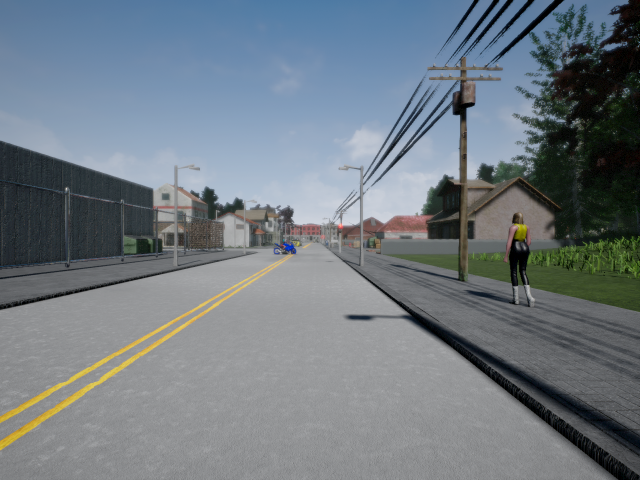
#> input picture Course-Three/Module 1/stereo_set/frame_00077_1547042741L.png, 1280 x 960 px (shown at 1/2 size)
$ jupyter execute 'Applying Stereo Depth to a Driving Scenario.ipynb'   (shell and % lines are left out)
#> lines starting #> are read from the running program, lines starting #| are printed output that depends on the picture
### Course-Three/Module 1/files_management.py
import csv
import numpy as np
import cv2


def get_projection_matrices():
    """Frame Calibration Holder
    3x4    p_left, p_right      Camera P matrix. Contains extrinsic and intrinsic parameters.
    """
    p_left = np.array([[640.0,   0.0, 640.0, 2176.0],
                       [  0.0, 480.0, 480.0,  552.0],
                       [  0.0,   0.0,   1.0,    1.4]])
    p_right = np.array([[640.0,   0.0, 640.0, 2176.0],
                       [   0.0, 480.0, 480.0,  792.0],
                       [   0.0,   0.0,   1.0,    1.4]])
    return p_left, p_right


def read_left_image():
    return cv2.imread("stereo_set/frame_00077_1547042741L.png")[...,::-1]


def read_right_image():
    return cv2.imread("stereo_set/frame_00077_1547042741R.png")[...,::-1]
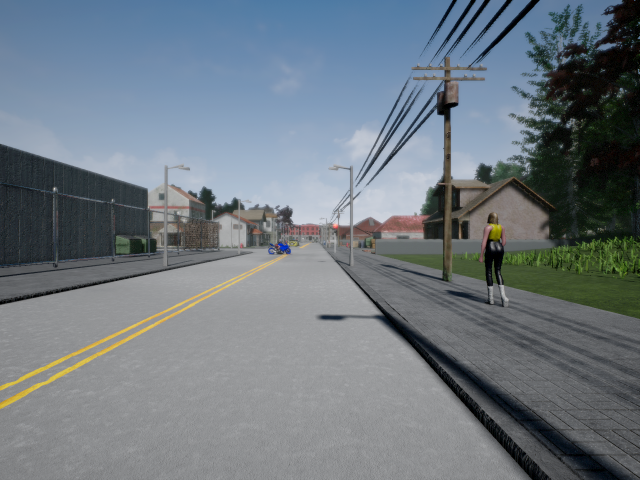
#> input picture Course-Three/Module 1/stereo_set/frame_00077_1547042741R.png, 1280 x 960 px (shown at 1/2 size)
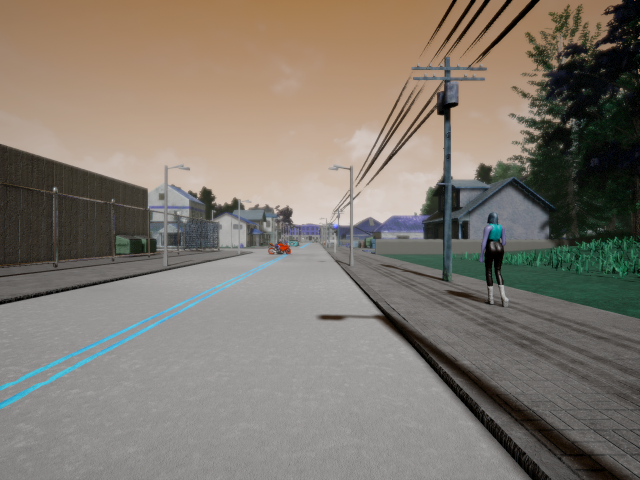
#> returned value: shape (960, 1280, 3) (shown at 1/2 size); mean of channels 0, 1, 2 110.9, 120.5, 128.2; drawn as B, G, R


def get_obstacle_image():
    img_left_colour = read_left_image()
    return img_left_colour[479:509, 547:593, :]

### Course-Three/Module 1/Applying Stereo Depth to a Driving Scenario.ipynb
# Applying Stereo Depth to a Driving Scenario
Now that you've reviewed the algorithms behind stereo vision and cross correlation we can begin to tackle real-world examples (Actually, we'll use images from the Carla simulator, so I suppose real-world-like would be more appropriate). This is an ungraded practice assignment. This exercise gives you a brief introduction to using Python to implement what you've recently learned in order to find the distance to collision with an obstacle.

#### Instructions:

- You will be using Python 3.
- Avoid using for-loops and while-loops, unless you are explicitly told to do so.
- After coding your function, run the cell right below it to check if your result is correct.

#### After this assignment you will:

- Be able to use OpenCV to complete standard vision tasks.
- Understand the process of obtaining depth from a pair of stereo images and their respective projection matrices.
- Understand the advantages of cross-correlation for localization of important information in an image.

#### Feedback:
As this is a practice assignment, you have access to the assignment solution. We recommend that you use OpenCV documentation for solving the assignment and refer to the solution only after you finish this practice exercise.


Let's go!

## 1 - Getting Set-up

First, let's run the cell below to import all the packages that you will need during this assignment.
- [numpy](www.numpy.org) is the fundamental package for scientific computing with Python.
- [matplotlib](http://matplotlib.org) is a famous library to plot graphs in Python.
- [cv2] (https://opencv.org) is the most used library for computer vision applications in Python.
- The `files_management` package contains pre-developed functions for importing data for the assignment.

[cell 1]
import numpy as np
import cv2
from matplotlib import pyplot as plt
from matplotlib import patches


import files_management

Now, let's get the pair of stereo images you will work with. The following code will load the images and then display them for you.

[cell 2]
# Read the stereo-pair of images
img_left = files_management.read_left_image()
img_left = cv2.blur(img_left,(7,7))

img_right = files_management.read_right_image()
img_right = cv2.blur(img_right,(7,7))

# Use matplotlib to display the two images
_, image_cells = plt.subplots(1, 2, figsize=(20, 20))
image_cells[0].imshow(img_left)
image_cells[0].set_title('left image')
image_cells[1].imshow(img_right)
image_cells[1].set_title('right image')
plt.show()
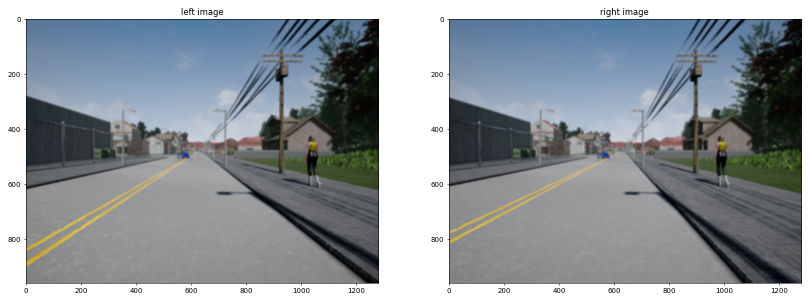
#> figure drawn by matplotlib, 2 panels

[cell 3]
# Large plot of the left image
plt.figure(figsize=(16, 12), dpi=100)
plt.imshow(img_left)

To go with these images are their respective projection matrices. Let's run the following to gather these and print them.

[cell 4]
# Read the calibration
p_left, p_right = files_management.get_projection_matrices()

# Use regular numpy notation instead of scientific one
np.set_printoptions(suppress=True)

print("p_left \n", p_left)
print("\np_right \n", p_right)

With this information we can move into finding the depth of the scene.

## 2 - Estimating Depth

As we covered in Module 1 Lesson 3 Part 1, we can estimate the depth of a stereo scene using the following sequence of actions:
1. Determine the disparity between the two images.
2. Decompose the projection matrices into the camera intrinsic matrix $K$, and extrinsics $R$, $t$.
3. Estimate depth using what we've gathered in the two prior steps.

### 2.1 - Computing the Disparity

It's time we began exploring some OpenCV functions. The following `compute_left_disparity_map` function is expected to recieve a stereo pair of images and return a disparity map from the perspective of the left camera.

There are two OpenCV functions that we can use to compute a disparity map [StereoBM](https://docs.opencv.org/3.4.3/d9/dba/classcv_1_1StereoBM.html) and [StereoSGBM](https://docs.opencv.org/3.4.3/d2/d85/classcv_1_1StereoSGBM.html).

**Note**: if the disparity output is set to 16-bit fixed-point, you will need to divide the output by 16 to obtain the true disparity values. This is because the output has a precision of 1/16, so the bits are shifted left by 4 (corresponding to multiplication by 16). If the disparity output is set to 32-bit floating point, no division by 16 is needed. You can check OpenCV's [compute](https://docs.opencv.org/3.4.3/d2/d6e/classcv_1_1StereoMatcher.html#a03f7087df1b2c618462eb98898841345) function for more details.

Once you've chosen the matcher to use you can call `matcher.compute(img_left, img_right)` to generate the disparity output.

**Note**: make sure you are using grayscale images for the `matcher.compute()` method. You can use `cvtColor()` to convert an image from the RGB color space to grayscale in the following way:

`img_g = cv2.cvtColor(img_rgb, code)`

Parameters:

- `img_rgb` - an RGB image

- `code` - color space conversion code, e.g. `cv2.COLOR_BGR2GRAY` for grayscale

- `img_g` - the image converted to grayscale

For more information on `cvtColor()` please refer to the [corresponding OpenCV documentation](https://docs.opencv.org/3.4/d8/d01/group__imgproc__color__conversions.html#ga397ae87e1288a81d2363b61574eb8cab)

[cell 5]
def compute_left_disparity_map(img_left, img_right):

    ### START CODE HERE ###

    # Parameters
    num_disparities = 6*16
    block_size = 11

    min_disparity = 0
    window_size = 6

    img_left = cv2.cvtColor(img_left, cv2.COLOR_BGR2GRAY)
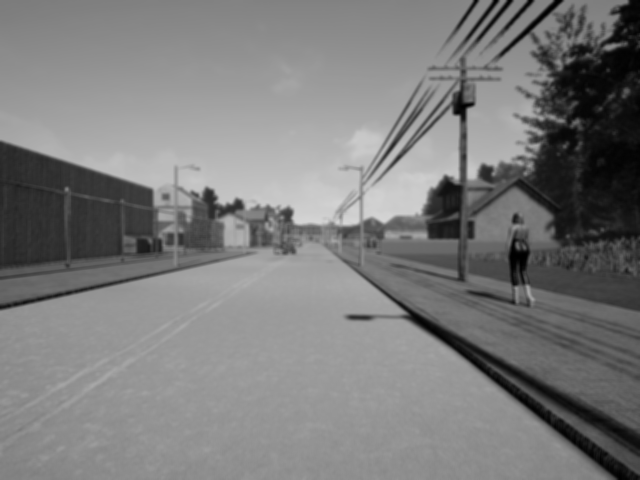
#> img_left: shape (960, 1280) (shown at 1/2 size); min 0, max 213, mean 123.4
    img_right = cv2.cvtColor(img_right, cv2.COLOR_BGR2GRAY)
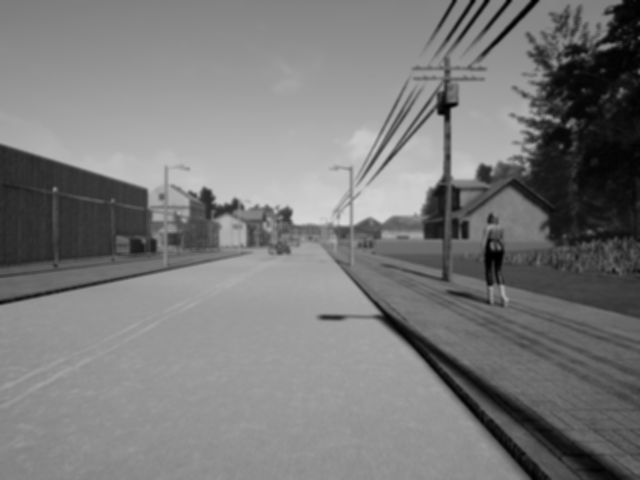
#> img_right: shape (960, 1280) (shown at 1/2 size); min 0, max 214, mean 121.6


    # [7 lines of commented-out code are left out]
    left_matcher_SGBM = cv2.StereoSGBM_create(
        minDisparity=min_disparity,
        numDisparities=num_disparities,
        blockSize=block_size,
        P1=8 * 3 * window_size ** 2,
        P2=32 * 3 * window_size ** 2,
        mode=cv2.STEREO_SGBM_MODE_SGBM_3WAY
    )

    # Compute the left disparity map

    disp_left = left_matcher_SGBM.compute(img_left, img_right)
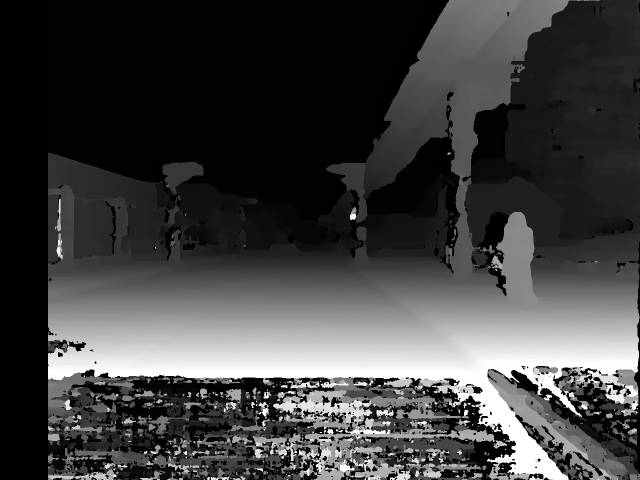
#> disp_left: shape (960, 1280) int16 (shown at 1/2 size); min -16, max 1520, mean 376.4; drawn with min black and max white
    print(disp_left.dtype)
#| int16
    disp_left = disp_left.astype(np.float32)/16

    ### END CODE HERE ###

    return disp_left

[cell 6]
img_left.dtype

In order to get an idea of how the parameters and choice of matcher change the resulting disparity map you can run the following code to visualize it.

As you will find while you continue in this course, your choices in paramters will have to vary to fit the data being provided. Take some time to experiment with different combinations, and both of the matchers to see which best fits the images you have been provided.

Don't forget to read about the functions and the restrictions on the paramters.

[cell 7]
# Compute the disparity map using the fuction above
disp_left = compute_left_disparity_map(img_left, img_right)

# Show the left disparity map
plt.figure(figsize=(10, 10))
plt.imshow(disp_left)
plt.show()

### 2.2 - Decompose the projection matrices

In Lesson 2 we touched on how to decompose a projection matrix $P$:
1. Represent $P$ as a combination of the intrinsic parameters $K$ and the extrinsic rotation $R$ and translation $t$ as follows:
$$ $$
$$P = K[R|t]$$
$$ $$
2. Take the inverse of $KR$, which allows us to perform QR-decomposition to get $R^{-1}$ and $K^{-1}$:
$$ $$
$$(KR)^{-1} = R^{-1}K^{-1}$$
$$ $$
3. From here it would seem as though we could easily determine $K$, $R$, and $t$.

Unfortunately, this isn't as simple as it seems due to the QR-decomposition isn't unique. This results in us having to check the signs of the diagonal of the $K$ matrix and adjust $R$ appropriately. We must also make assertions about the directions of our camera and image x, y, and z axes.

Luckily for us, OpenCV provides us with a single function that does all of this. Using cv2.[decomposeProjectionMatrix()](https://docs.opencv.org/3.4.3/d9/d0c/group__calib3d.html#gaaae5a7899faa1ffdf268cd9088940248). Use this function below to extract the required matrices.

**Note**: After carrying out the matrix multiplication, the homogeneous component $w_c$ will, in general, not be equal to 1. Therefore, to map back into the real plane we must perform the homogeneous divide or perspective divide by dividing each component by $w_c$

#### Optional
You can optionally use the space in the function below to try your hand at finding $K$, $R$, and $t$ manually. The numpy functions `np.linalg.inv()`, `np.linalg.qr()`, and `np.matmul()` would be of help in this case.
You can use the following code block to compare your resulting $K$, $R$, and $t$ with those returned by the OpenCV function.

[cell 8]
def decompose_projection_matrix(p):

    ### START CODE HERE ###

    k, r, t, _, _, _, _ = cv2.decomposeProjectionMatrix(p)
    t = t / t[3]

    ### END CODE HERE ###

    return k, r, t

The following code section uses your function above to decompose and print all of the matrices from the left and right projection matrices.

[cell 9]
# Decompose each matrix
k_left, r_left, t_left = decompose_projection_matrix(p_left)
k_right, r_right, t_right = decompose_projection_matrix(p_right)

# Display the matrices
print("k_left \n", k_left)
print("\nr_left \n", r_left)
print("\nt_left \n", t_left)
print("\nk_right \n", k_right)
print("\nr_right \n", r_right)
print("\nt_right \n", t_right)

### 2.3 - Generate the depth map

Lesson 3 explains how to derive the depth from a pair of images taken with a stereo camera setup. Recall the sequence of this procedure:

1. Get the focal length $f$ from the $K$ matrix
2. Compute the baseline $b$ using corresponding values from the translation vectors $t$
3. Compute depth map of the image: $$Z = \frac{f b}{x_L - x_R} = \frac{f b}{d}$$ In the above equation, $d$ is a disparity map which we have already computed in one of the previous steps in this assignment.

**Your task**: Complete the `calc_depth_map` function below to return a depth map of the same dimensions as the disparity map being provided.

**Note:** Don't forget to address problematic disparities (the ones having of 0 and -1) to eliminate potential computational issues.

[cell 10]
def calc_depth_map(disp_left, k_left, t_left, t_right):

    ### START CODE HERE ###

    # Get the focal length from the K matrix
    f = k_left[0, 0]

    # Get the distance between the cameras from the t matrices (baseline)
    b = t_left[1] - t_right[1]

    # Replace all instances of 0 and -1 disparity with a small minimum value (to avoid div by 0 or negatives)
    disp_left[disp_left == 0] = 0.1
    disp_left[disp_left == -1] = 0.1
#> disp_left: shape (960, 1280) float32; min 0.1, max 95, mean 23.7

    # Initialize the depth map to match the size of the disparity map
    depth_map = np.ones(disp_left.shape, np.single)

    # Calculate the depths
    depth_map[:] = f * b / disp_left[:]
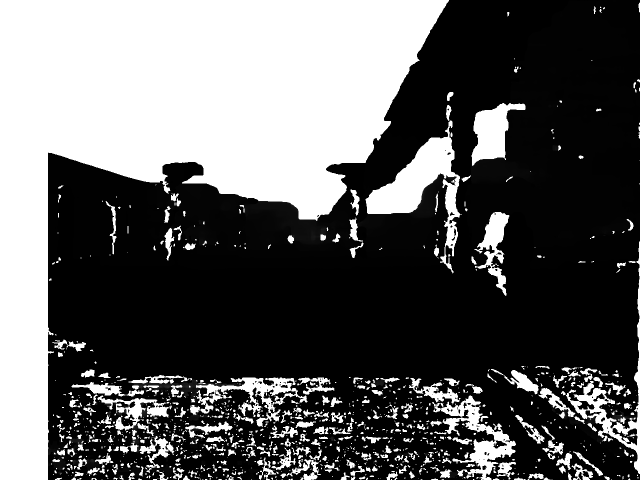
#> depth_map: shape (960, 1280) float32 (shown at 1/2 size); min 3.37, max 3200, mean 1194.8; drawn with min black and max white

    ### END CODE HERE ###

    return depth_map

Below we call the calc_depth_map function to generate a depth map for the disparity map we found in 2.1.

The depth map is displayed for reference.

[cell 11]
# Get the depth map by calling the above function
depth_map_left = calc_depth_map(disp_left, k_left, t_left, t_right)

# Display the depth map
plt.figure(figsize=(8, 8), dpi=100)
plt.imshow(depth_map_left, cmap='flag')
plt.show()

Excellent! Now you have successfully used a stereo pair of images to determine the depth of a scene!

## 3 - Finding the distance to collision

While we may have a map of the depths of each pixel in the scene, our system does not yet know which of these pixels are safe (like the road) or a potential obstacle (like a motorcycle). To find these objects of interest we run an object detector that has been trained to select a rectangular section containing the object we are concerned about. Object detection will be covered in future modules, so for now we will just work with the motorcycle image that was identified by the detector.

Run the following section of code to read the motorcycle image and display it.

[cell 12]
# Get the image of the obstacle
obstacle_image = files_management.get_obstacle_image()
#> in get_obstacle_image, `return img_left_colour[479:509, 547:593, :]`:
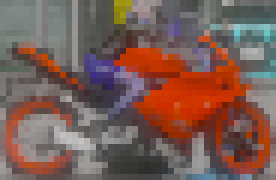
#> returned value: shape (30, 46, 3) (shown 6 times larger); mean of channels 0, 1, 2 85.1, 92.9, 121.6; drawn as B, G, R

# Show the obstacle image
plt.figure(figsize=(4, 4))
plt.imshow(obstacle_image)
plt.show()

What we would like to do now is have the system automatically determine where this obstacle is in the scene. For this we will use cross correlation as described in Lesson 4. As described in the lesson, the algorithm behind cross correlation requires us to perform large numerical computations at each pixel in the image.
However, once again we are saved by OpenCV. Using the cv2.[matchTemplate()](https://docs.opencv.org/3.4.3/df/dfb/group__imgproc__object.html#ga586ebfb0a7fb604b35a23d85391329be) function we can quickly and easily complete the cross correlation of the obstacle template. From this heatmap we can use the cv2.[minMaxLoc()](https://docs.opencv.org/3.4.3/d2/de8/group__core__array.html#ga8873b86a29c5af51cafdcee82f8150a7) function to extract the position of the obstacle.
minMaxLoc
Implement these two functions in the below section to extract the cross correlation heatmat and the corresponding point of the obstacle.

#### Optional:
Again, if you'd like to challenge yourself you can instead implement the cross correlation algorithm manually in the function below.

[cell 13]
def locate_obstacle_in_image(image, obstacle_image):

    ### START CODE HERE ###

    # Run the template matching from OpenCV
    cross_corr_map = cv2.matchTemplate(image, obstacle_image, method=cv2.TM_CCOEFF)
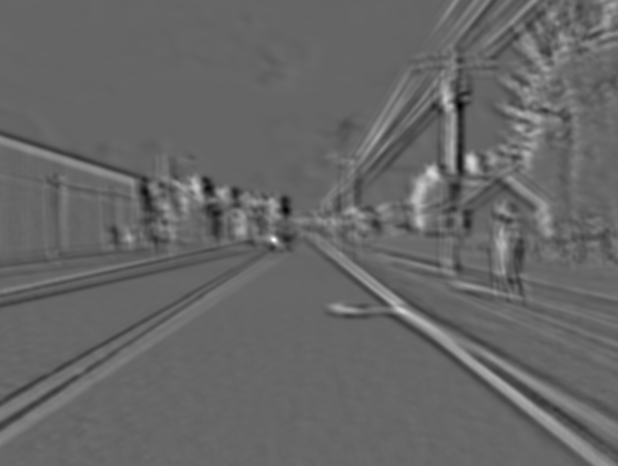
#> cross_corr_map: shape (931, 1235) float32 (shown at 1/2 size); min -2306803, max 3420897, mean 7585; drawn with min black and max white

    # Locate the position of the obstacle using the minMaxLoc function from OpenCV
    _, _, _, obstacle_location = cv2.minMaxLoc(cross_corr_map)
#> obstacle_location = (547, 479)

    ### END CODE HERE ###

    return cross_corr_map, obstacle_location

Running the following code section will call your above function and then display the resulting cross correlation heatmap and obstacle location coordinates.

You may take this opportunity to try different "methods" for the matchTemplate function.

[cell 14]
# Gather the cross correlation map and the obstacle location in the image
cross_corr_map, obstacle_location = locate_obstacle_in_image(img_left, obstacle_image)
#> obstacle_location = (547, 479)

# Display the cross correlation heatmap
plt.figure(figsize=(10, 10))
plt.imshow(cross_corr_map)
plt.show()

# Print the obstacle location
print("obstacle_location \n", obstacle_location)
#| obstacle_location
#|  (547, 479)

One final step to go! All that's left to do is to crop the section of the depth map that corresponds to the obstacle and find the nearest point in that crop.

Complete the function below to return the obstacle's bounding box and the distance to the nearest point within that bounding box.

[cell 15]
def calculate_nearest_point(depth_map, obstacle_location, obstacle_img):

    ### START CODE HERE ###

    # Gather the relative parameters of the obstacle box
#> called with obstacle_location = (547, 479)
    obstacle_width = obstacle_img.shape[0]
    obstacle_height = obstacle_img.shape[1]
    obstacle_min_x_pos = obstacle_location[1]
#> obstacle_min_x_pos = 479
    obstacle_max_x_pos = obstacle_location[1] + obstacle_width
#> obstacle_max_x_pos = 509
    obstacle_min_y_pos = obstacle_location[0]
#> obstacle_min_y_pos = 547
    obstacle_max_y_pos = obstacle_location[0] + obstacle_height
#> obstacle_max_y_pos = 593

    # Get the depth of the pixels within the bounds of the obstacle image, find the closest point in this rectangle
    obstacle_depth = depth_map_left[obstacle_min_x_pos:obstacle_max_x_pos, obstacle_min_y_pos:obstacle_max_y_pos]
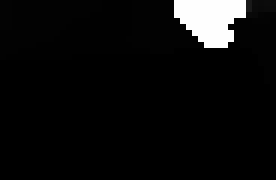
#> obstacle_depth: shape (30, 46) float32 (shown 6 times larger); min 28.93, max 3200, mean 196.7; drawn with min black and max white
    closest_point_depth = obstacle_depth.min()
#> closest_point_depth = 28.93

    ### END CODE HERE ###

    # Create the obstacle bounding box
    obstacle_bbox = patches.Rectangle((obstacle_min_y_pos, obstacle_min_x_pos), obstacle_height, obstacle_width,
                                 linewidth=1, edgecolor='r', facecolor='none')

    return closest_point_depth, obstacle_bbox

At this point you should know where the obstacle is in the image as well as the estimated nearest point of the obstacle.

Run the section of code below to visualize the bounding box and the depth of the nearest point.

[cell 16]
# Use the developed nearest point function to get the closest point depth and obstacle bounding box
closest_point_depth, obstacle_bbox = calculate_nearest_point(depth_map_left, obstacle_location, obstacle_image)
#> closest_point_depth = 28.93
#> (the rest of the program and of its run is left out)
